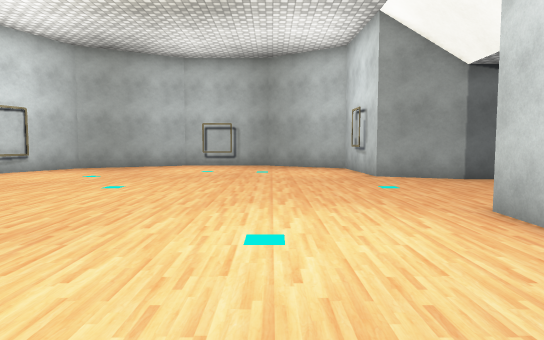
[1] (above)

17 first-person views from a walk through a scene from a Unity 3-D project. The camera is 1.2 m above the floor, tilts 4° down and sees 75° across. The floor is counted in squares, 1 m on a side. Each view is taken from the middle of a square. On the plan, view 1 faces up. The plan holds only what a view shows up to about 14 squares ahead; the rest is blank. The player character is not drawn. Some surface patterns are stand-ins.

[2]
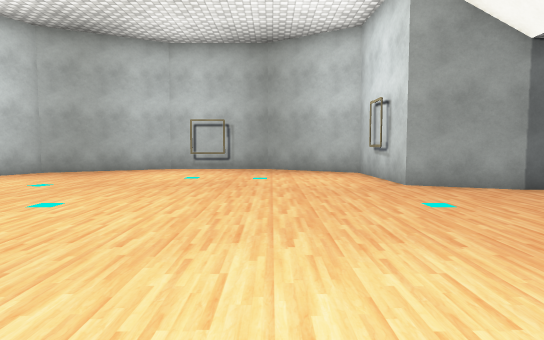

[3]
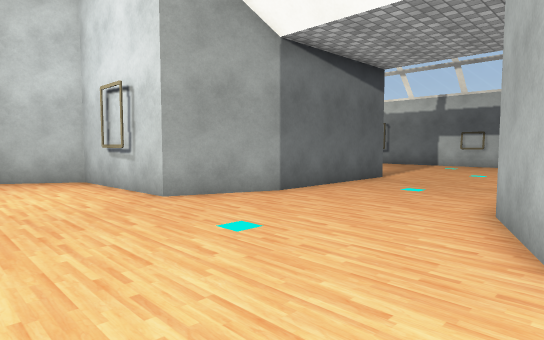

[4]
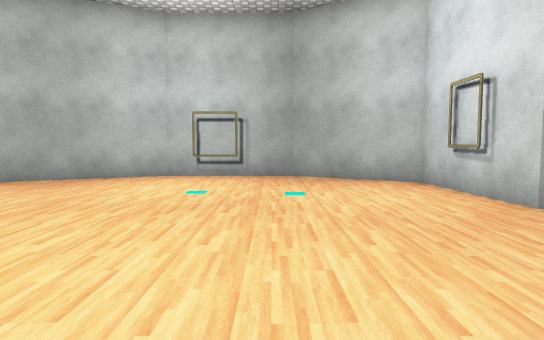

[5]
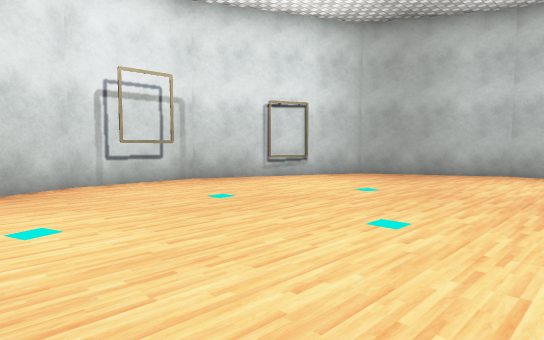

[6]
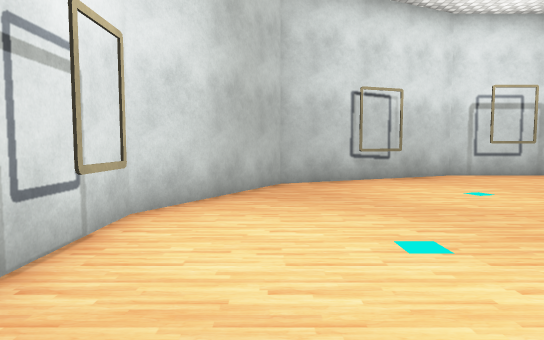

[7]
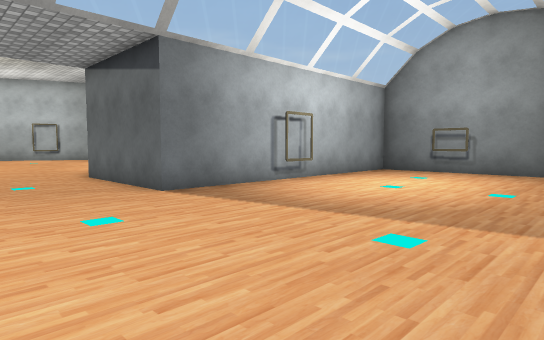

[8]
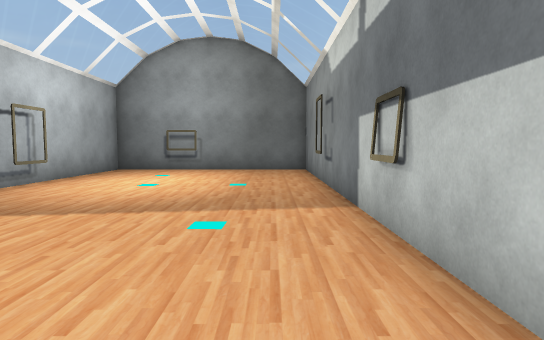

[9]
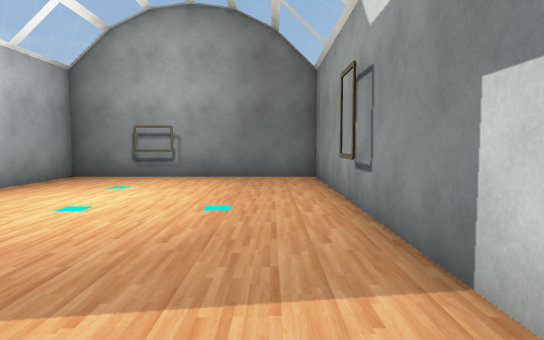

[10]
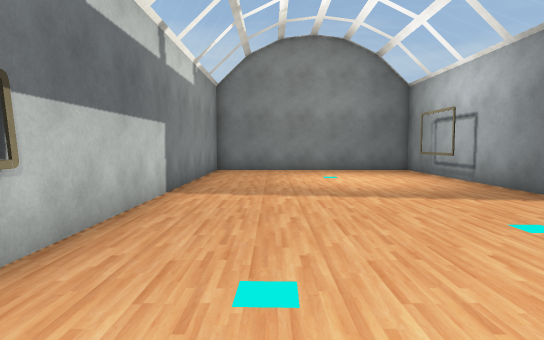

[11]
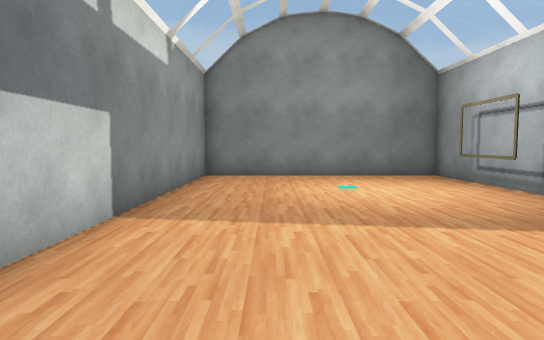

[12]
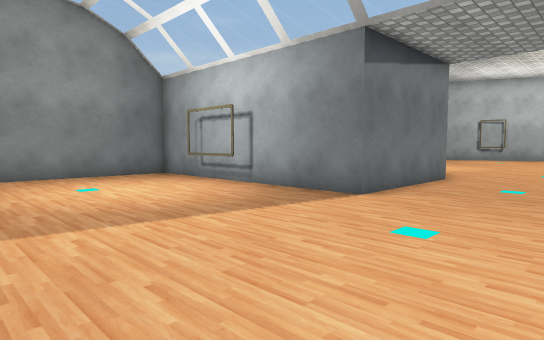

[13]
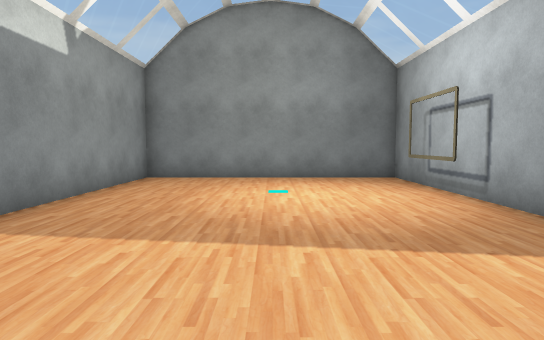

[14]
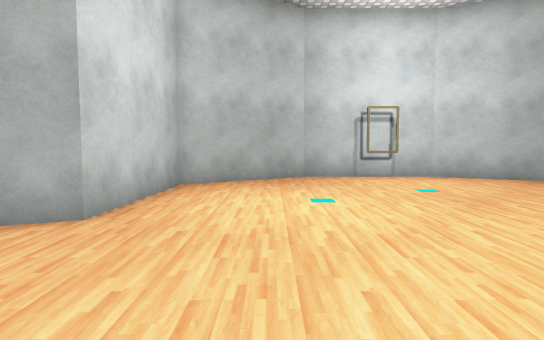

[15]
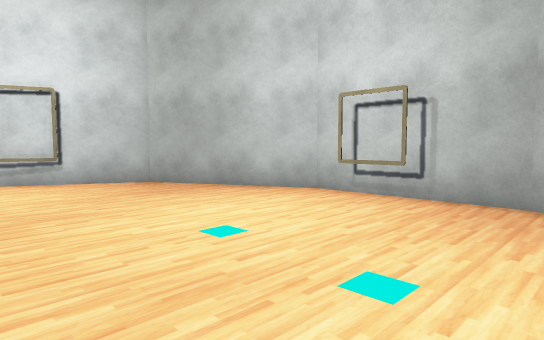

[16]
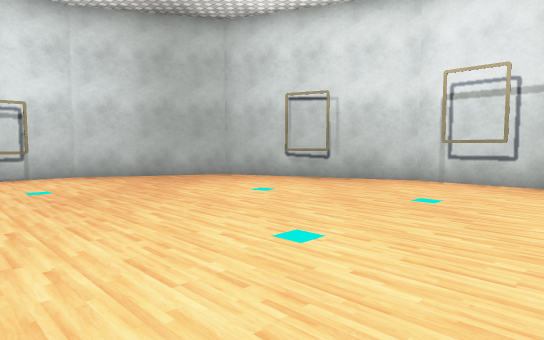

[17]
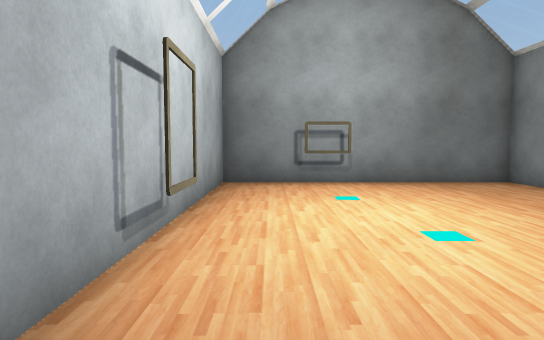

### Floor plan
Points are (right, up) in squares from view 1. A wall is a line through its corners. A room is listed if a view was taken in it or the views show most of it. See-through windows are left out.
Room 1 (views 1, 2, 3, 4, 5, 6, 7, 8, 9, 10, 11, 12, 13, 14, 15, 16, 17)
walls: (6.8, 7.5) (12.4, 7.5) (12.4, -2.2) (21.7, -2.2) (21.7, 24.4) (12.4, 24.4) (12.4, 12.5) (6.8, 12.5) (4, 13.6) (3.8, 18.4) (-0.2, 20.9) (-5.1, 20.9) (-10, 18.4) (-13, 12) (-13, 8) (-10, 1.3) (-5.1, -1.5) (-0.2, -1.5) (3.8, 1.3) (4, 6.4) (6.8, 7.5); (-10.9, 15.9) (-11.5, 14.3); (-11.4, 5.6) (-10.8, 3.8); (-12.1, 10.8) (-12.1, 9)
objects: other object (-3, -1); other object (-3, 20); other object (13, 1) to (13, 3); other object (13, 17) to (13, 18); other object (16, 24); other object (21, 18)

Where each view was taken, in squares from view 1:
view 1: 0 up, 0 right, facing up
view 2: 3 up, 0 right, facing up
view 3: 6 up, 0 right, facing up-right
view 4: 7 up, 1 left, facing up
view 5: 5 up, 2 left, facing up-left
view 6: 1 up, 1 right, facing left
view 7: 8 up, 21 right, facing up-left
view 8: 7 up, 20 right, facing up
view 9: 11 up, 20 right, facing up
view 10: 15 up, 19 right, facing down
view 11: 12 up, 19 right, facing down
view 12: 12 up, 20 right, facing down-left
view 13: 11 up, 17 right, facing down
view 14: 12 up, 1 right, facing down
view 15: 13 up, 1 right, facing up-left
view 16: 13 up, 1 left, facing down-left
view 17: 13 up, 14 right, facing up
